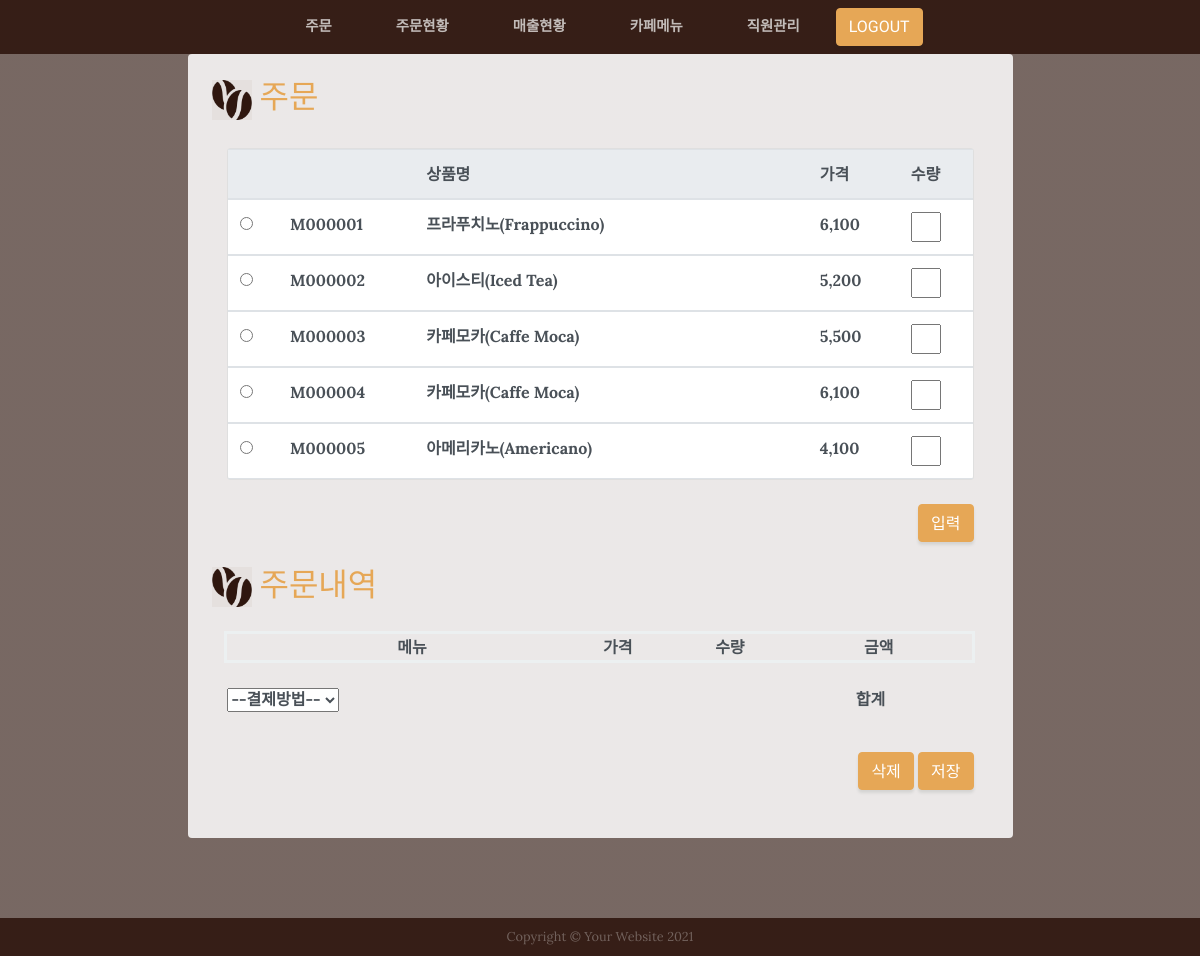
The page /maple/order/ on the database as committed earlier.
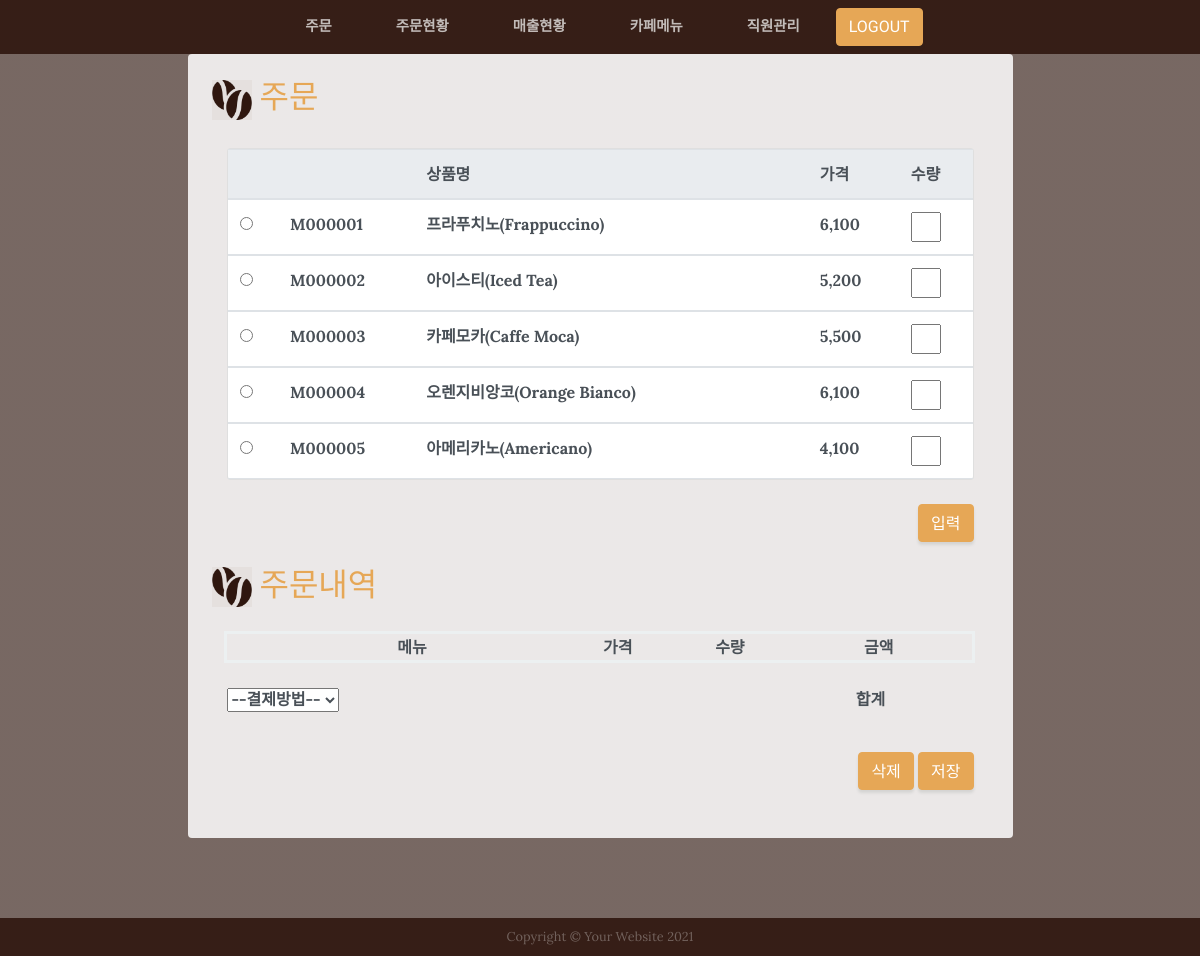
The same page on the database as committed later.
### mapleApp/models.py (models this page shows, shortened)
class Menu(models.Model):
    menuid = models.CharField(max_length=20, primary_key=True,verbose_name='메뉴아이디')
    menuname = models.CharField(max_length=100,verbose_name='메뉴명')
    price = models.IntegerField(verbose_name='가격')
    class Meta:
        db_table = 'm_menu' #테이블명

### mapleApp/views.py (the view)
# urls.py: path('order/', views.order, name='order'),
def order(request):
    if request.session.get('login')=='N':
        return redirect(index)
    menus = Menu.objects.all()
    context = {'menus': menus}
    return render(request, 'order.html', context)

### mapleApp/templates/order.html (shortened to what the changed rows need)
<!DOCTYPE html>
{% load static%}
{% load humanize %}
{% include 'header.html' %}
<html lang="en">
<head>
  <link href="{% static 'vendor/bootstrap/css/bootstrap.min.css'%}" rel="stylesheet">
  <link href="{% static 'css/business-casual.min.css'  %}" rel="stylesheet">
</head>
  <section class="page-section about-heading">
    <div class="container">
      <div class="about-heading-content">
        <div class="row">
          <div class="col-xl-9 col-lg-10 mx-auto">
            <div class="bg-faded rounded p-4">
              <h2 class="section-heading mb-1">
                <img  src="{% static 'img/cafe_icon3.png'%}" width="40" height="40">
                <span class="text-uppercase text-primary"> 주문 </span>
              </h2>
              <br>
{%if menus %}
              <div class="container d-flex justify-content-center mt-50 mb-50">
                <div class="card w-100">
                  <div class="table-responsive">
                    <div style="width:100%; height:330px; overflow:auto ">
                    <table class="table table-hover ">
                      <thead class="thead-light">
                        <tr>
                          <th> </th>
                          <th scope="col"></th>
                          <th scope="col">상품명</th>
                          <th scope="col">가격</th>
                          <th scope="col">수량</th>
                        </tr>
                      </thead>
{%  for menu in  menus   %}
                      <tbody>
                        <tr>
                          <td> <input  type="radio" name="radioValue" value="{{menu.menuid}}"> </td>
                          <td id="mId_{{menu.menuid}}" >{{menu.menuid}}</td>
                          <td id="mName_{{menu.menuid}}" >{{menu.menuname}}</td>
                          <td id="mPrice_{{menu.menuid}}">{{menu.price | intcomma }}</td>
                          <td class="pValue" id="pValue_{{menu.menuid}}">
                              <input class="pValueInput" id="pValueInput_{{menu.menuid}}" type="text"  placeholder="" />
                          </td>
                        </tr>
{%    endfor    %}
                      </tbody>
                    </table>
                    </div>
                  </div>
                </div>
              </div>
 {% else %}
       <p>  데이터가 존재하지 않습니다. </p>
 {% endif %}
              <br>
              <h2 class="section-heading mb-4">
                <img  src="{% static 'img/cafe_icon3.png'%}" width="40" height="40">
                <span class="text-uppercase text-primary" > 주문내역 </span>
              </h2>
              <section class="content">
                <div class="row">
                  <div class="col-md-12">
                    <div class="box box-primary">
                      <form id="regForm"  method="post">
                        <div class="box-body">
                          <div class="form-group">
                            <table class="list-table">
                                <colgroup>
                                </colgroup>
                                <thead>
                                    <tr>
                                        <th></th>
                                        <th>메뉴</th>
                                        <th>가격</th>
                                        <th>수량</th>
                                        <th>금액</th>
                                    </tr>
                                </thead>
                            </table>
                            <br>
                          </div>
                        </div>
                      </form>
                    </div>
                  </div>
                </div>
              </section>
              <br>
              <br>
            </div>
          </div>
        </div>
      </div>
    </div>
  </section>
{% include 'footer.html' %}

Rows that differ between the two databases and show on the page:
changed Menu "M000004": menuname "카페모카(Caffe Moca)" → "오렌지비앙코(Orange Bianco)"
